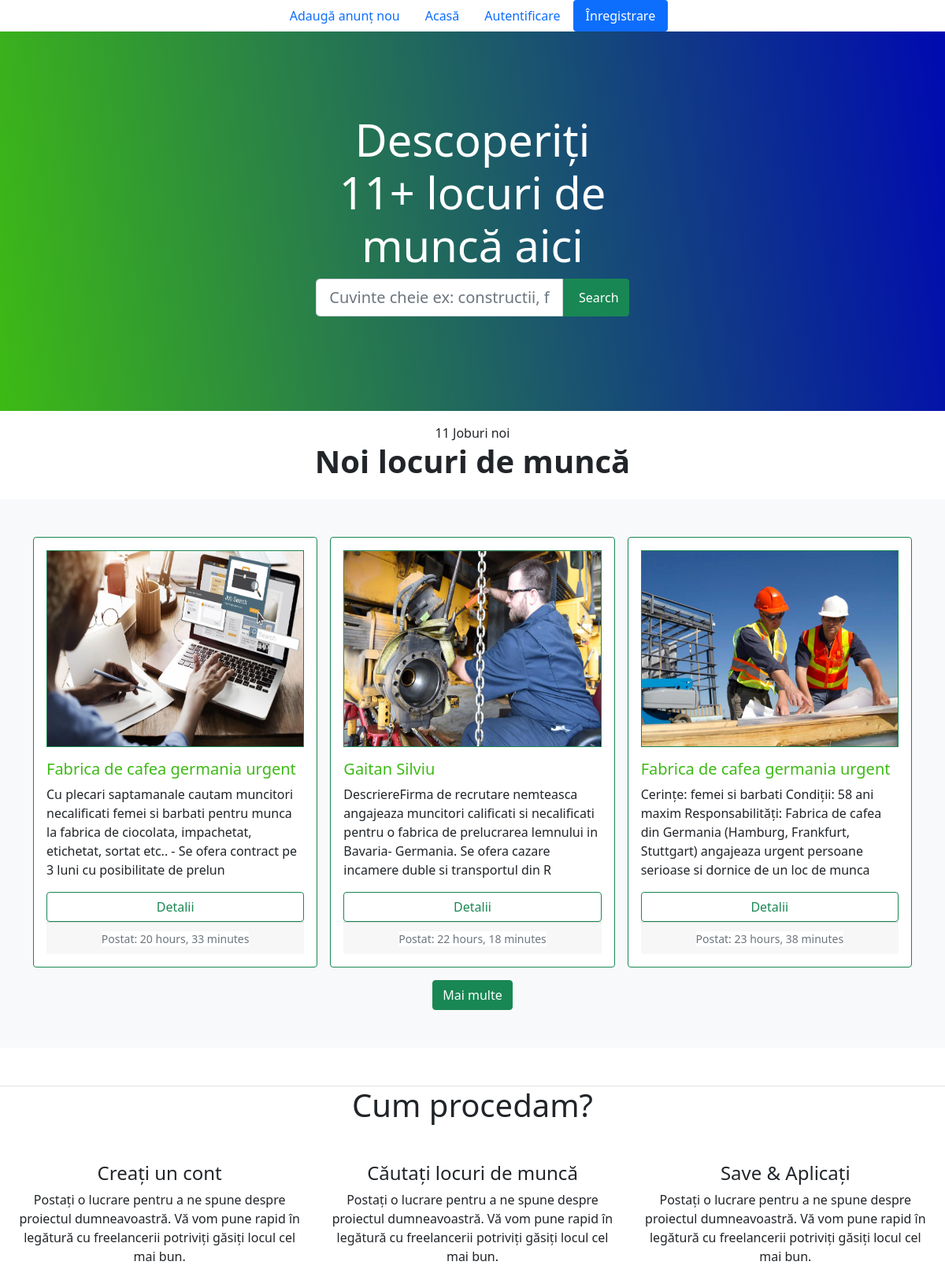
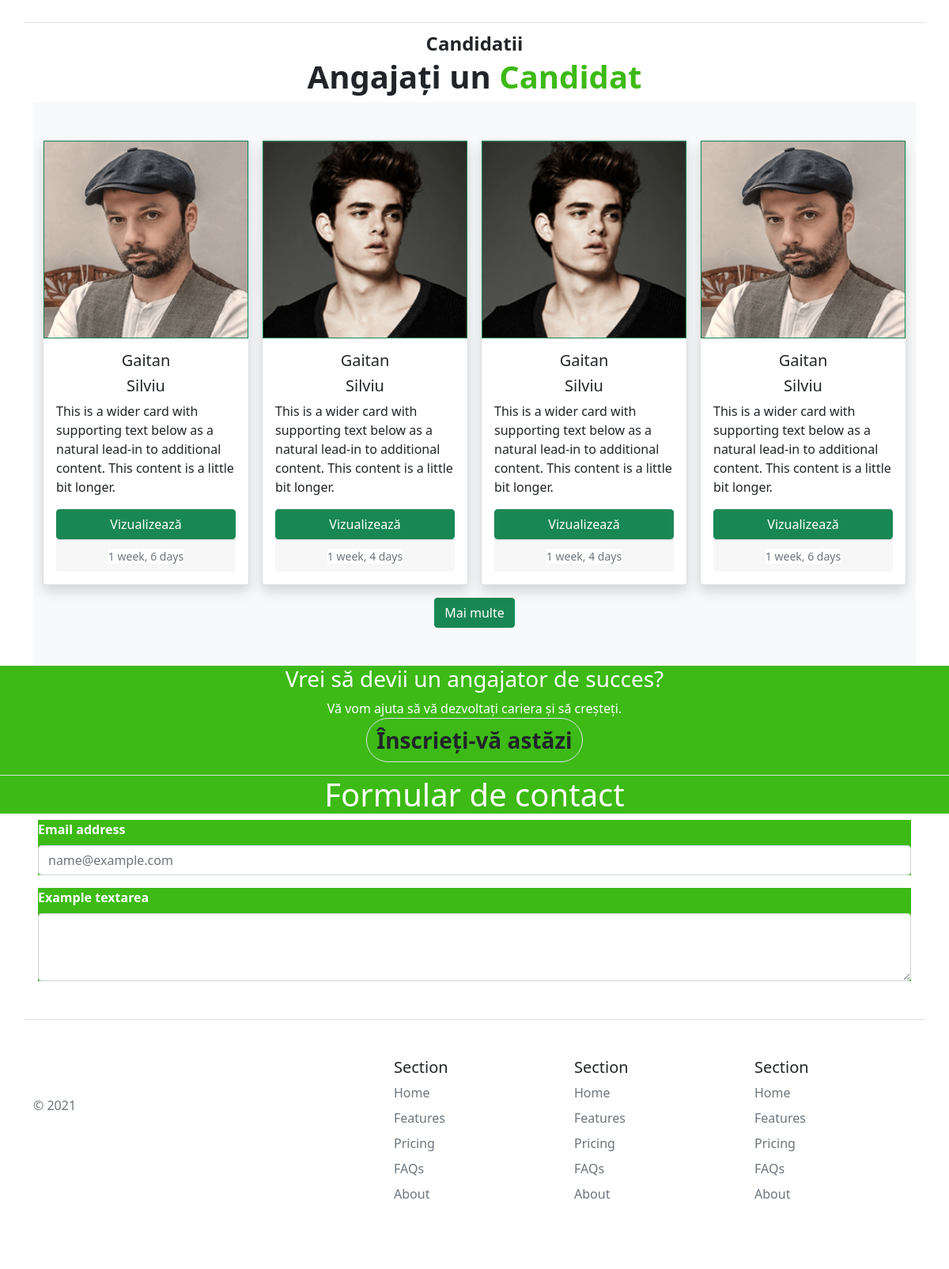
The page / on the database its author committed (2 pictures, top to bottom).
### main/models.py (models this page shows, shortened)
class Ad(models.Model):
    job_type = (('full_time', 'Full time'), ('part_time', 'Part time'), ('project', 'Temporar'), ('others', 'Altele'))
    contract_type = (('determined', 'Determinat'), ('undetermined', 'Nedeterminat'), ('internship', 'Internship'),
                     ('collaboration', 'Colaborare'))
    education = (('unqualified', 'Necalificat'), ('qualified', 'Calificat'), ('student', 'Student'))
    local_or_distance = (('local', 'La fața locului'), ('distance', 'De la distanță'), ('hibrid', 'Regim hibrid'))
    salary_type = (('lei', 'Lei'), ('euro', 'Euro'), ('dolar', 'Dolari'))
    experience = (
        ('trainee', 'Stagiar'), ('beginner', 'Începător (< 2ani)'), ('mediu', 'Nivel mediu de experienta (2-5 ani)'),
        ('senior', 'Senior-level (> 5ani)'), ('manager', 'Manager / Executiv'))
    name = models.CharField(max_length=100)
    location = models.CharField(max_length=100)
    description = models.TextField(max_length=2000)
    salary = models.IntegerField()
    salary_type = models.CharField(max_length=10, choices=salary_type)
    category = models.ForeignKey(Category, on_delete=models.CASCADE)
    job_type = models.CharField(max_length=10, choices=job_type, null=True, blank=True)
    contract_type = models.CharField(max_length=15, choices=contract_type)
    education = models.CharField(max_length=15, choices=education)
    local_or_distance = models.CharField(max_length=10, choices=local_or_distance)
    experience = models.CharField(max_length=10, choices=experience)
    created_at = models.DateTimeField(auto_now_add=True)
    updated_at = models.DateTimeField(auto_now=True)
    image = models.ImageField(upload_to='static/ad', null=True, blank=True)
    active = models.BooleanField(default=True)
    phone = models.CharField('telefon:', max_length=15)
    created_by = models.ForeignKey(User, on_delete=models.CASCADE, null=True)

class User(AbstractUser):
    open_to_work_choices = (('yes', 'Da'), ('no', 'Nu'))
    phone = models.CharField('telefon:', max_length=15)
    city = models.CharField(max_length=200)
    birthday = models.DateField(null=True, blank=True)
    open_to_work = models.CharField(max_length=10, choices=open_to_work_choices, default='no',
                                    null=True, blank=True)
    created_at = models.DateTimeField(auto_now_add=True)
    photo = models.ImageField(upload_to='static/users/profile', null=True, blank=True)
    about = models.TextField(max_length=2000, null=True, blank=True)

### main/views.py (the view)
# urls.py: path('', views.HomeTemplateView.as_view(), name='homepage'),
class HomeTemplateView(TemplateView):
    template_name = 'homepage/homepage.html'

### main/context_processors.py (called while the page is built)
def common_data(request):
    all_candidates = User.objects.filter(is_superuser=0)
    all_ads = Ad.objects.all().order_by('-created_at')
    all_jobs = Ad.objects.all().count()
    all_jobs_in_the_past_7_days = Ad.objects.filter(created_at__gte=datetime.now() - timedelta(days=7))
    profile = None
    if request.user.is_authenticated:
        profile = User.objects.get(id=request.user.id)
    context = {'user_form': UserForm(),
               'login_form': AuthenticationForm(),
               'profil': profile,
               'all_ads': all_ads,
               'all_candidates': all_candidates,
               'all_jobs': all_jobs,
               'all_jobs_in_the_past_7_days': all_jobs_in_the_past_7_days.count(),
               }
    return context

### templates/homepage/homepage.html (shortened to what this page needs)
{% extends 'base.html' %}
{% load static %}
{% block content %}
    <div class="position-relative overflow-hidden p-2 text-center bg-light back-color text-white">
        <div class="col-md-5 p-lg-5 mx-auto my-5">
            <h1 class="display-4 fw-normal">Descoperiți {{ all_jobs }}+ locuri de muncă aici</h1>
            <form action="{% url 'search_bar' %}" method="post">
                <div class="input-group mb-3">
                    <input type="text" class="form-control form-control-lg" aria-label="" name="q"
                           placeholder="Cuvinte cheie ex: constructii, fabrica,etc">
                    <button type="submit" class="input-group-text btn-success"> Search
                    </button>
                </div>
            </form>
        </div>
    </div>
    <div class="text-center p-3">
        <p class="mb-0 fw-light">{{ all_jobs_in_the_past_7_days }} Joburi noi</p>
        <h1 class="fw-bold">Noi locuri de muncă</h1>
    </div>
    <div class="album py-5 bg-light">
        <div class="container">
            <div class="row row-cols-1 row-cols-sm-2 row-cols-md-3 g-3">
                {% for ad in all_ads|slice:":3" %}
                    <div class="col">
                        <div class="card border border-success ">
                            <div class="card-body">
                                {% if ad.image %}
                                    <img src="{{ ad.image.url }}" class="border border-success" alt="..." width="100%"
                                         height="250px">
                                {% else %}
                                    <img src="../../static/img/job_img.png" class="border border-success" alt="..."
                                         width="100%"
                                         height="250px">
                                {% endif %}
                                <h5 class="card-title mt-3 custom_text_color">
                                    {{ ad.name |slice:"39" }}{% if value|length > 36 %}...{% endif %}</h5>
                                <p class="card-text mt-2">
                                    {{ ad.description |slice:"200" }}{% if value|length > 201 %}...{% endif %}</p>
                                <div class="justify-content-between align-items-center">
                                    <div class="d-grid text-center ">
                                        <a href="{% url 'job_details' ad.id %}" class="btn btn-md btn-outline-success">Detalii</a>
                                    </div>
                                </div>
                                <div class="card-footer text-center">
                                    <small class="text-muted bg-white">
                                        Postat: {{ ad.created_at|timesince }}</small>
                                </div>
                            </div>
                        </div>
                    </div>
                {% endfor %}
                <div class="col-md-12 col-sm-12">
                    <div class="text-center">
                        <a href="{% url 'view_ad' %}" class="btn btn-success">Mai multe</a>
                    </div>
                </div>
            </div>
        </div>
    </div>
    <div class="text-center p5 mt-5 border-top">
        <h1> Cum procedam? </h1>
        <div class="row p-3">
            <div class="col-md-4 col-sm-4">
                <div class="working-process">
                    <h4>Creați un cont</h4>
                    <p>Postați o lucrare pentru a ne spune despre proiectul dumneavoastră. Vă vom pune rapid în legătură
                        cu freelancerii potriviți găsiți locul cel mai bun.</p>
                </div>
            </div>
            <div class="col-md-4 col-sm-4">
                <div class="working-process">
                    <h4>Căutați locuri de muncă</h4>
                    <p>Postați o lucrare pentru a ne spune despre proiectul dumneavoastră. Vă vom pune rapid în legătură
                        cu freelancerii potriviți găsiți locul cel mai bun.</p>
                </div>
            </div>
            <div class="col-md-4 col-sm-4">
                <div class="working-process">
                    <h4>Save &amp; Aplicați</h4>
                    <p>Postați o lucrare pentru a ne spune despre proiectul dumneavoastră. Vă vom pune rapid în legătură
                        cu freelancerii potriviți găsiți locul cel mai bun.</p>
                </div>
            </div>
        </div>
    </div>
    <div class="container border-top">
        <div class="row">
            <div class="col-md-12 text-center">
                <div class="main-heading">
                    <p class="fs-4 fw-bold mb-0 mt-2">Candidatii</p>
                    <h4 class="display-6 fw-bold">Angajați un <span class="custom_text_color">Candidat</span></h4>
                </div>
            </div>
        </div>
        <div class="album py-5 bg-light ">
            <div class="container">
                <div class="row row-cols-1 row-cols-sm-2 row-cols-md-4 g-3">
                    {% for candidat in all_candidates|slice:":4" %}
                        <div class="col">
                            <div class="card shadow">
                                {% if candidat.photo %}
                                    <img src="{{ candidat.photo.url }}" class="border border-success" alt="..."
                                         width="100%"
                                         height="250px">
                                {% else %}
                                    <img src="{% static 'img/icon.jpg' %}" class="border border-success" alt="..."
                                         width="100%"
                                         height="250px">
                                {% endif %}
                                <div class="card-body">
                                    <h5 class="card-title text-center">{{ candidat.first_name }}</h5>
                                    <h5 class="card-title text-center">{{ candidat.last_name }}</h5>
                                    <p class="card-text">This is a wider card with supporting text below as a natural
                                        lead-in to
                                        additional content. This content is a little bit longer.</p>
                                    <div class="justify-content-between align-items-center">
                                        <div class="d-grid text-center">
                                            <a href="{% url 'candidate_details' candidat.id %}" class="btn btn-success">Vizualizează</a>
                                        </div>
                                    </div>
                                    <div class="card-footer text-center">
                                        <small class="text-muted bg-white">{{ candidat.created_at|timesince }}</small>
                                    </div>
                                </div>
                            </div>
                        </div>
                    {% endfor %}
                    <div class="col-md-12 col-sm-12">
                        <div class="text-center">
                            <a href="{% url 'list_candidates' %}" class="btn btn-success">Mai multe</a>
                        </div>
                    </div>
                </div>
            </div>
        </div>
    </div>
    <div class="row text-center call-background">
        <div class="col-lg-12 mb-3">
            <div class="call-to-act">
                <div class="call-to-act-head">
                    <h3>Vrei să devii un angajator de succes?</h3>
                    <span>Vă vom ajuta să vă dezvoltați cariera și să creșteți.</span>
                </div>
                <a href="#" class="btn rounded-pill fw-bold border fs-3">Înscrieți-vă astăzi</a>
            </div>
        </div>
    </div>
{% endblock %}

### templates/base.html (shortened to what this page needs)
{% load static %}
<!DOCTYPE html>
<html lang="en">
<head>
    <link href="https://cdn.jsdelivr.net/npm/bootstrap@5.1.3/dist/css/bootstrap.min.css" rel="stylesheet">
    <link rel="stylesheet" href="{% static 'css/style.css' %}">
</head>
<body>
{% include 'menu.html' %}
{% block content %}
{% endblock %}
{% include 'footer.html' %}
</body>
</html>

### templates/menu.html
<ul class="nav nav-pills justify-content-center fs-6 ">
    <li class="nav-item">
        <a class="nav-link custom_hover" aria-current="page" href="{% url 'create_job' %}">Adaugă anunț nou</a>
    </li>
    <li class="nav-item">
        <a class="nav-link custom_hover" aria-current="page" href="{% url 'homepage' %}">Acasă</a>
    </li>
    {% if request.user.is_authenticated %}
        <li class="nav-item">
            <a class="nav-link border-success" href="{% url 'profile' profil.id %}">Profilul</a>
        </li>
        <a href="{% url 'logout' %}" class="btn btn-danger">Logout {{ request.user.username }}</a>
    {% else %}
        <li class="nav-item">
            <a class="nav-link custom_hover" aria-current="page" href="{% url 'login' %}">Autentificare</a>
        </li>
        <li class="nav-item">
            <a class="nav-link border-success text-white active" href="{% url 'signup' %}">Înregistrare</a>
        </li>
    {% endif %}
</ul>

### templates/footer.html
    <h4 class="call-background display-6 border-top text-center">Formular de contact</h4>
    <div class="mb-3 mx-5 call-background text-white fw-bold display-7 ex1">
        <label for="exampleFormControlInput1" class="form-label">Email address</label>
        <input type="email" class="form-control" id="exampleFormControlInput1" placeholder="name@example.com">
    </div>
    <div class="mb-3 mx-5 call-background text-white fw-bold display-7 ex1">
        <label for="exampleFormControlTextarea1" class="form-label">Example textarea</label>
        <textarea class="form-control" id="exampleFormControlTextarea1" rows="3"></textarea>
    </div>
    <div class="container">
        <footer class="row row-cols-5 py-5 my-5 border-top">
            <div class="col">
                <a href="/" class="d-flex align-items-center mb-3 link-dark text-decoration-none">
                    <svg class="bi me-2" width="40" height="32">
                        <use xlink:href="#bootstrap"></use>
                    </svg>
                </a>
                <p class="text-muted">© 2021</p>
            </div>
            <div class="col">
            </div>
            <div class="col">
                <h5>Section</h5>
                <ul class="nav flex-column">
                    <li class="nav-item mb-2"><a href="#" class="nav-link p-0 text-muted">Home</a></li>
                    <li class="nav-item mb-2"><a href="#" class="nav-link p-0 text-muted">Features</a></li>
                    <li class="nav-item mb-2"><a href="#" class="nav-link p-0 text-muted">Pricing</a></li>
                    <li class="nav-item mb-2"><a href="#" class="nav-link p-0 text-muted">FAQs</a></li>
                    <li class="nav-item mb-2"><a href="#" class="nav-link p-0 text-muted">About</a></li>
                </ul>
            </div>
            <div class="col">
                <h5>Section</h5>
                <ul class="nav flex-column">
                    <li class="nav-item mb-2"><a href="#" class="nav-link p-0 text-muted">Home</a></li>
                    <li class="nav-item mb-2"><a href="#" class="nav-link p-0 text-muted">Features</a></li>
                    <li class="nav-item mb-2"><a href="#" class="nav-link p-0 text-muted">Pricing</a></li>
                    <li class="nav-item mb-2"><a href="#" class="nav-link p-0 text-muted">FAQs</a></li>
                    <li class="nav-item mb-2"><a href="#" class="nav-link p-0 text-muted">About</a></li>
                </ul>
            </div>
            <div class="col">
                <h5>Section</h5>
                <ul class="nav flex-column">
                    <li class="nav-item mb-2"><a href="#" class="nav-link p-0 text-muted">Home</a></li>
                    <li class="nav-item mb-2"><a href="#" class="nav-link p-0 text-muted">Features</a></li>
                    <li class="nav-item mb-2"><a href="#" class="nav-link p-0 text-muted">Pricing</a></li>
                    <li class="nav-item mb-2"><a href="#" class="nav-link p-0 text-muted">FAQs</a></li>
                    <li class="nav-item mb-2"><a href="#" class="nav-link p-0 text-muted">About</a></li>
                </ul>
            </div>
        </footer>
    </div>

### static/css/style.css (style rules this page uses)
.back-color { background: rgb(61, 186, 21); background: linear-gradient(82deg, rgb(61, 186, 21) 0%, rgba(0,10,177,1) 100%); }
.ex1 { margin-right: 400px; }
.custom_text_color { color: #3dba15; }
.call-background { background-color: #3dba15; color: white; }

### rows shown on the page
Ad: image (picture), name "Fabrica de cafea germania urgent", description "Cu plecari saptamanale cautam muncitori necalificati femei si barbati pentru munca la fabrica de ciocolata, impachetat, etichetat, sortat etc.. - Se ofera contract pe 3 luni cu posibilitate de prelun", created_at "20 hours, 33 minutes"
Ad: image (picture), name "Gaitan Silviu", description "DescriereFirma de recrutare nemteasca angajeaza muncitori calificati si necalificati pentru o fabrica de prelucrarea lemnului in Bavaria- Germania. Se ofera cazare incamere duble si transportul din R", created_at "22 hours, 18 minutes"
Ad: image (picture), name "Fabrica de cafea germania urgent", description "Cerințe: femei si barbati Condiții: 58 ani maxim Responsabilități: Fabrica de cafea din Germania (Hamburg, Frankfurt, Stuttgart) angajeaza urgent persoane serioase si dornice de un loc de munca", created_at "23 hours, 38 minutes"
User: photo (picture), first_name "Gaitan", last_name "Silviu", created_at "1 week, 6 days"
User: photo (picture), first_name "Gaitan", last_name "Silviu", created_at "1 week, 4 days"
User: photo (picture), first_name "Gaitan", last_name "Silviu", created_at "1 week, 4 days"
User: photo (picture), first_name "Gaitan", last_name "Silviu", created_at "1 week, 6 days"

### other values the page prints
{{ all_jobs }} "11"
{{ all_jobs_in_the_past_7_days }} "11"
